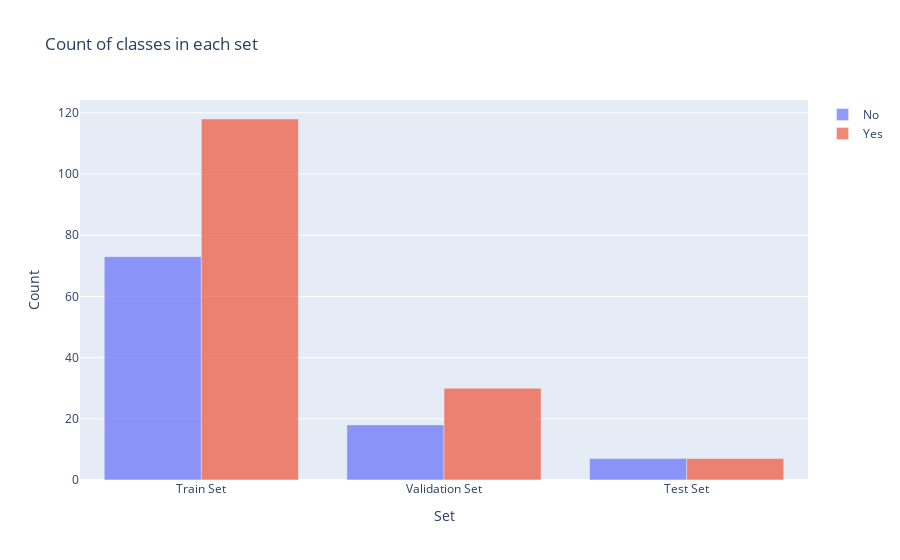

Source (notebook cell):
### Code cell
init_notebook_mode(connected=True)

class_counts = {0: [], 1: []}

for set_name in (y_train, y_val, y_test):
    for key in class_counts.keys():
        class_counts[key].append(np.sum(set_name == key))

traces = []
for class_id, counts in class_counts.items():
    trace = go.Bar(
        x=['Train Set', 'Validation Set', 'Test Set'],
        y=counts,
        name='No' if class_id == 0 else 'Yes',
        opacity=0.7
    )
    traces.append(trace)

layout = go.Layout(
    title='Count of classes in each set',
    xaxis={'title': 'Set'},
    yaxis={'title': 'Count'},
    barmode='group' 
)

fig = go.Figure(data=traces, layout=layout)
iplot(fig)

### Figure 1 — Plotly figure (JSON) as saved in the notebook; plotly's stock layout.template omitted (floating-point values rounded to 4 significant figures)
{"data": [{"name": "No", "opacity": 0.7, "type": "bar", "x": ["Train Set", "Validation Set", "Test Set"], "y": [73, 18, 7]}, {"name": "Yes", "opacity": 0.7, "type": "bar", "x": ["Train Set", "Validation Set", "Test Set"], "y": [118, 30, 7]}], "layout": {"barmode": "group", "title": {"text": "Count of classes in each set"}, "xaxis": {"title": {"text": "Set"}}, "yaxis": {"title": {"text": "Count"}}}}
